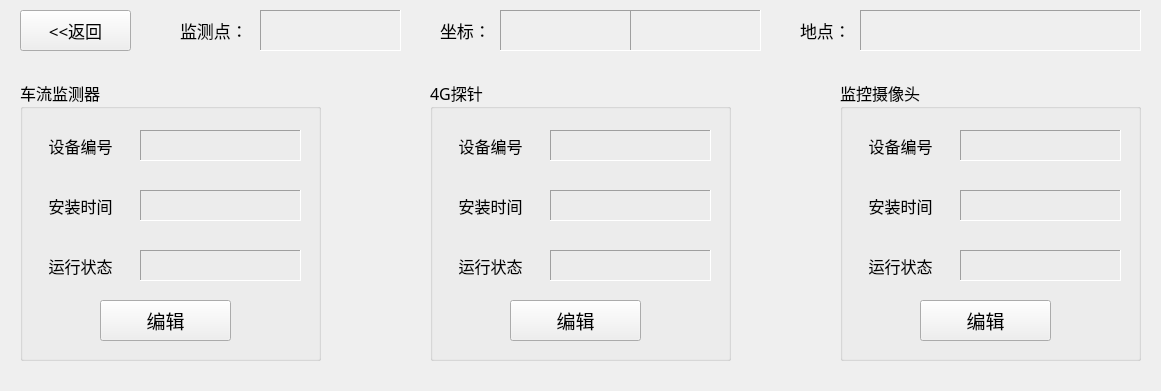
<?xml version="1.0" encoding="UTF-8"?>
<ui version="4.0">
 <class>Equip</class>
 <widget class="QWidget" name="Equip">
  <property name="geometry">
   <rect>
    <x>0</x>
    <y>0</y>
    <width>1161</width>
    <height>391</height>
   </rect>
  </property>
  <property name="windowTitle">
   <string>Form</string>
  </property>
  <widget class="QGroupBox" name="groupBox">
   <property name="geometry">
    <rect>
     <x>20</x>
     <y>80</y>
     <width>301</width>
     <height>281</height>
    </rect>
   </property>
   <property name="font">
    <font>
     <family>幼圆</family>
     <pointsize>12</pointsize>
    </font>
   </property>
   <property name="title">
    <string>车流监测器</string>
   </property>
   <widget class="QLabel" name="label_8">
    <property name="geometry">
     <rect>
      <x>10</x>
      <y>50</y>
      <width>101</width>
      <height>31</height>
     </rect>
    </property>
    <property name="midLineWidth">
     <number>0</number>
    </property>
    <property name="text">
     <string>设备编号</string>
    </property>
    <property name="alignment">
     <set>Qt::AlignCenter</set>
    </property>
   </widget>
   <widget class="QLabel" name="label_9">
    <property name="geometry">
     <rect>
      <x>10</x>
      <y>110</y>
      <width>101</width>
      <height>31</height>
     </rect>
    </property>
    <property name="midLineWidth">
     <number>0</number>
    </property>
    <property name="text">
     <string>安装时间</string>
    </property>
    <property name="alignment">
     <set>Qt::AlignCenter</set>
    </property>
   </widget>
   <widget class="QLabel" name="label_10">
    <property name="geometry">
     <rect>
      <x>10</x>
      <y>170</y>
      <width>101</width>
      <height>31</height>
     </rect>
    </property>
    <property name="midLineWidth">
     <number>0</number>
    </property>
    <property name="text">
     <string>运行状态</string>
    </property>
    <property name="alignment">
     <set>Qt::AlignCenter</set>
    </property>
   </widget>
   <widget class="QLabel" name="label_11">
    <property name="geometry">
     <rect>
      <x>120</x>
      <y>50</y>
      <width>161</width>
      <height>31</height>
     </rect>
    </property>
    <property name="font">
     <font>
      <family>幼圆</family>
      <pointsize>10</pointsize>
     </font>
    </property>
    <property name="frameShape">
     <enum>QFrame::Panel</enum>
    </property>
    <property name="frameShadow">
     <enum>QFrame::Sunken</enum>
    </property>
    <property name="midLineWidth">
     <number>0</number>
    </property>
    <property name="text">
     <string/>
    </property>
    <property name="alignment">
     <set>Qt::AlignCenter</set>
    </property>
   </widget>
   <widget class="QLabel" name="label_12">
    <property name="geometry">
     <rect>
      <x>120</x>
      <y>110</y>
      <width>161</width>
      <height>31</height>
     </rect>
    </property>
    <property name="font">
     <font>
      <family>幼圆</family>
      <pointsize>10</pointsize>
     </font>
    </property>
    <property name="frameShape">
     <enum>QFrame::Panel</enum>
    </property>
    <property name="frameShadow">
     <enum>QFrame::Sunken</enum>
    </property>
    <property name="midLineWidth">
     <number>0</number>
    </property>
    <property name="text">
     <string/>
    </property>
    <property name="alignment">
     <set>Qt::AlignCenter</set>
    </property>
   </widget>
   <widget class="QLabel" name="label_13">
    <property name="geometry">
     <rect>
      <x>120</x>
      <y>170</y>
      <width>161</width>
      <height>31</height>
     </rect>
    </property>
    <property name="font">
     <font>
      <family>幼圆</family>
      <pointsize>10</pointsize>
     </font>
    </property>
    <property name="frameShape">
     <enum>QFrame::Panel</enum>
    </property>
    <property name="frameShadow">
     <enum>QFrame::Sunken</enum>
    </property>
    <property name="midLineWidth">
     <number>0</number>
    </property>
    <property name="text">
     <string/>
    </property>
    <property name="alignment">
     <set>Qt::AlignCenter</set>
    </property>
   </widget>
   <widget class="QPushButton" name="pushButton">
    <property name="geometry">
     <rect>
      <x>80</x>
      <y>220</y>
      <width>131</width>
      <height>41</height>
     </rect>
    </property>
    <property name="font">
     <font>
      <family>幼圆</family>
      <pointsize>14</pointsize>
     </font>
    </property>
    <property name="text">
     <string>编辑</string>
    </property>
    <property name="icon">
     <iconset resource="icons.qrc">
      <normaloff>:/new/con1/BianJi.png</normaloff>:/new/con1/BianJi.png</iconset>
    </property>
    <property name="iconSize">
     <size>
      <width>25</width>
      <height>25</height>
     </size>
    </property>
   </widget>
  </widget>
  <widget class="QGroupBox" name="groupBox_2">
   <property name="geometry">
    <rect>
     <x>430</x>
     <y>80</y>
     <width>301</width>
     <height>281</height>
    </rect>
   </property>
   <property name="font">
    <font>
     <family>幼圆</family>
     <pointsize>12</pointsize>
    </font>
   </property>
   <property name="title">
    <string>4G探针</string>
   </property>
   <widget class="QLabel" name="label_14">
    <property name="geometry">
     <rect>
      <x>10</x>
      <y>50</y>
      <width>101</width>
      <height>31</height>
     </rect>
    </property>
    <property name="midLineWidth">
     <number>0</number>
    </property>
    <property name="text">
     <string>设备编号</string>
    </property>
    <property name="alignment">
     <set>Qt::AlignCenter</set>
    </property>
   </widget>
   <widget class="QLabel" name="label_15">
    <property name="geometry">
     <rect>
      <x>10</x>
      <y>110</y>
      <width>101</width>
      <height>31</height>
     </rect>
    </property>
    <property name="midLineWidth">
     <number>0</number>
    </property>
    <property name="text">
     <string>安装时间</string>
    </property>
    <property name="alignment">
     <set>Qt::AlignCenter</set>
    </property>
   </widget>
   <widget class="QLabel" name="label_16">
    <property name="geometry">
     <rect>
      <x>10</x>
      <y>170</y>
      <width>101</width>
      <height>31</height>
     </rect>
    </property>
    <property name="midLineWidth">
     <number>0</number>
    </property>
    <property name="text">
     <string>运行状态</string>
    </property>
    <property name="alignment">
     <set>Qt::AlignCenter</set>
    </property>
   </widget>
   <widget class="QLabel" name="label_17">
    <property name="geometry">
     <rect>
      <x>120</x>
      <y>50</y>
      <width>161</width>
      <height>31</height>
     </rect>
    </property>
    <property name="font">
     <font>
      <family>幼圆</family>
      <pointsize>10</pointsize>
     </font>
    </property>
    <property name="frameShape">
     <enum>QFrame::Panel</enum>
    </property>
    <property name="frameShadow">
     <enum>QFrame::Sunken</enum>
    </property>
    <property name="midLineWidth">
     <number>0</number>
    </property>
    <property name="text">
     <string/>
    </property>
    <property name="alignment">
     <set>Qt::AlignCenter</set>
    </property>
   </widget>
   <widget class="QLabel" name="label_18">
    <property name="geometry">
     <rect>
      <x>120</x>
      <y>110</y>
      <width>161</width>
      <height>31</height>
     </rect>
    </property>
    <property name="font">
     <font>
      <family>幼圆</family>
      <pointsize>10</pointsize>
     </font>
    </property>
    <property name="frameShape">
     <enum>QFrame::Panel</enum>
    </property>
    <property name="frameShadow">
     <enum>QFrame::Sunken</enum>
    </property>
    <property name="midLineWidth">
     <number>0</number>
    </property>
    <property name="text">
     <string/>
    </property>
    <property name="alignment">
     <set>Qt::AlignCenter</set>
    </property>
   </widget>
   <widget class="QLabel" name="label_19">
    <property name="geometry">
     <rect>
      <x>120</x>
      <y>170</y>
      <width>161</width>
      <height>31</height>
     </rect>
    </property>
    <property name="font">
     <font>
      <family>幼圆</family>
      <pointsize>10</pointsize>
     </font>
    </property>
    <property name="frameShape">
     <enum>QFrame::Panel</enum>
    </property>
    <property name="frameShadow">
     <enum>QFrame::Sunken</enum>
    </property>
    <property name="midLineWidth">
     <number>0</number>
    </property>
    <property name="text">
     <string/>
    </property>
    <property name="alignment">
     <set>Qt::AlignCenter</set>
    </property>
   </widget>
   <widget class="QPushButton" name="pushButton_2">
    <property name="geometry">
     <rect>
      <x>80</x>
      <y>220</y>
      <width>131</width>
      <height>41</height>
     </rect>
    </property>
    <property name="font">
     <font>
      <family>幼圆</family>
      <pointsize>14</pointsize>
     </font>
    </property>
    <property name="text">
     <string>编辑</string>
    </property>
    <property name="icon">
     <iconset resource="icons.qrc">
      <normaloff>:/new/con1/BianJi.png</normaloff>:/new/con1/BianJi.png</iconset>
    </property>
    <property name="iconSize">
     <size>
      <width>25</width>
      <height>25</height>
     </size>
    </property>
   </widget>
   <widget class="QLabel" name="label_30">
    <property name="geometry">
     <rect>
      <x>80</x>
      <y>-10</y>
      <width>41</width>
      <height>31</height>
     </rect>
    </property>
    <property name="text">
     <string/>
    </property>
   </widget>
  </widget>
  <widget class="QGroupBox" name="groupBox_3">
   <property name="geometry">
    <rect>
     <x>840</x>
     <y>80</y>
     <width>301</width>
     <height>281</height>
    </rect>
   </property>
   <property name="font">
    <font>
     <family>幼圆</family>
     <pointsize>12</pointsize>
    </font>
   </property>
   <property name="title">
    <string>监控摄像头</string>
   </property>
   <widget class="QLabel" name="label_20">
    <property name="geometry">
     <rect>
      <x>10</x>
      <y>50</y>
      <width>101</width>
      <height>31</height>
     </rect>
    </property>
    <property name="midLineWidth">
     <number>0</number>
    </property>
    <property name="text">
     <string>设备编号</string>
    </property>
    <property name="alignment">
     <set>Qt::AlignCenter</set>
    </property>
   </widget>
   <widget class="QLabel" name="label_21">
    <property name="geometry">
     <rect>
      <x>10</x>
      <y>110</y>
      <width>101</width>
      <height>31</height>
     </rect>
    </property>
    <property name="midLineWidth">
     <number>0</number>
    </property>
    <property name="text">
     <string>安装时间</string>
    </property>
    <property name="alignment">
     <set>Qt::AlignCenter</set>
    </property>
   </widget>
   <widget class="QLabel" name="label_22">
    <property name="geometry">
     <rect>
      <x>10</x>
      <y>170</y>
      <width>101</width>
      <height>31</height>
     </rect>
    </property>
    <property name="midLineWidth">
     <number>0</number>
    </property>
    <property name="text">
     <string>运行状态</string>
    </property>
    <property name="alignment">
     <set>Qt::AlignCenter</set>
    </property>
   </widget>
   <widget class="QLabel" name="label_23">
    <property name="geometry">
     <rect>
      <x>120</x>
      <y>50</y>
      <width>161</width>
      <height>31</height>
     </rect>
    </property>
    <property name="font">
     <font>
      <family>幼圆</family>
      <pointsize>10</pointsize>
     </font>
    </property>
    <property name="frameShape">
     <enum>QFrame::Panel</enum>
    </property>
    <property name="frameShadow">
     <enum>QFrame::Sunken</enum>
    </property>
    <property name="midLineWidth">
     <number>0</number>
    </property>
    <property name="text">
     <string/>
    </property>
    <property name="alignment">
     <set>Qt::AlignCenter</set>
    </property>
   </widget>
   <widget class="QLabel" name="label_24">
    <property name="geometry">
     <rect>
      <x>120</x>
      <y>110</y>
      <width>161</width>
      <height>31</height>
     </rect>
    </property>
    <property name="font">
     <font>
      <family>幼圆</family>
      <pointsize>10</pointsize>
     </font>
    </property>
    <property name="frameShape">
     <enum>QFrame::Panel</enum>
    </property>
    <property name="frameShadow">
     <enum>QFrame::Sunken</enum>
    </property>
    <property name="midLineWidth">
     <number>0</number>
    </property>
    <property name="text">
     <string/>
    </property>
    <property name="alignment">
     <set>Qt::AlignCenter</set>
    </property>
   </widget>
   <widget class="QLabel" name="label_25">
    <property name="geometry">
     <rect>
      <x>120</x>
      <y>170</y>
      <width>161</width>
      <height>31</height>
     </rect>
    </property>
    <property name="font">
     <font>
      <family>幼圆</family>
      <pointsize>10</pointsize>
     </font>
    </property>
    <property name="frameShape">
     <enum>QFrame::Panel</enum>
    </property>
    <property name="frameShadow">
     <enum>QFrame::Sunken</enum>
    </property>
    <property name="midLineWidth">
     <number>0</number>
    </property>
    <property name="text">
     <string/>
    </property>
    <property name="alignment">
     <set>Qt::AlignCenter</set>
    </property>
   </widget>
   <widget class="QPushButton" name="pushButton_3">
    <property name="geometry">
     <rect>
      <x>80</x>
      <y>220</y>
      <width>131</width>
      <height>41</height>
     </rect>
    </property>
    <property name="font">
     <font>
      <family>幼圆</family>
      <pointsize>14</pointsize>
     </font>
    </property>
    <property name="text">
     <string>编辑</string>
    </property>
    <property name="icon">
     <iconset resource="icons.qrc">
      <normaloff>:/new/con1/BianJi.png</normaloff>:/new/con1/BianJi.png</iconset>
    </property>
    <property name="iconSize">
     <size>
      <width>25</width>
      <height>25</height>
     </size>
    </property>
   </widget>
  </widget>
  <widget class="QLabel" name="label_26">
   <property name="geometry">
    <rect>
     <x>150</x>
     <y>10</y>
     <width>31</width>
     <height>41</height>
    </rect>
   </property>
   <property name="styleSheet">
    <string notr="true">image: url(:/new/con1/LuZhuang.png);</string>
   </property>
   <property name="text">
    <string/>
   </property>
  </widget>
  <widget class="QPushButton" name="pushButton_5">
   <property name="geometry">
    <rect>
     <x>20</x>
     <y>10</y>
     <width>111</width>
     <height>41</height>
    </rect>
   </property>
   <property name="font">
    <font>
     <family>幼圆</family>
     <pointsize>13</pointsize>
    </font>
   </property>
   <property name="text">
    <string>&lt;&lt;返回</string>
   </property>
  </widget>
  <widget class="QLabel" name="label_2">
   <property name="geometry">
    <rect>
     <x>260</x>
     <y>10</y>
     <width>141</width>
     <height>41</height>
    </rect>
   </property>
   <property name="font">
    <font>
     <pointsize>13</pointsize>
    </font>
   </property>
   <property name="frameShape">
    <enum>QFrame::Panel</enum>
   </property>
   <property name="frameShadow">
    <enum>QFrame::Sunken</enum>
   </property>
   <property name="text">
    <string/>
   </property>
   <property name="alignment">
    <set>Qt::AlignCenter</set>
   </property>
  </widget>
  <widget class="QLabel" name="label_27">
   <property name="geometry">
    <rect>
     <x>770</x>
     <y>10</y>
     <width>31</width>
     <height>41</height>
    </rect>
   </property>
   <property name="styleSheet">
    <string notr="true">image: url(:/new/con1/WeiZhi.png);</string>
   </property>
   <property name="text">
    <string/>
   </property>
  </widget>
  <widget class="QLabel" name="label">
   <property name="geometry">
    <rect>
     <x>180</x>
     <y>10</y>
     <width>81</width>
     <height>41</height>
    </rect>
   </property>
   <property name="font">
    <font>
     <family>幼圆</family>
     <pointsize>13</pointsize>
    </font>
   </property>
   <property name="text">
    <string>监测点：</string>
   </property>
  </widget>
  <widget class="QLabel" name="label_3">
   <property name="geometry">
    <rect>
     <x>500</x>
     <y>10</y>
     <width>131</width>
     <height>41</height>
    </rect>
   </property>
   <property name="font">
    <font>
     <pointsize>13</pointsize>
    </font>
   </property>
   <property name="frameShape">
    <enum>QFrame::Panel</enum>
   </property>
   <property name="frameShadow">
    <enum>QFrame::Sunken</enum>
   </property>
   <property name="text">
    <string/>
   </property>
   <property name="alignment">
    <set>Qt::AlignCenter</set>
   </property>
  </widget>
  <widget class="QLabel" name="label_5">
   <property name="geometry">
    <rect>
     <x>630</x>
     <y>10</y>
     <width>131</width>
     <height>41</height>
    </rect>
   </property>
   <property name="font">
    <font>
     <pointsize>13</pointsize>
    </font>
   </property>
   <property name="frameShape">
    <enum>QFrame::Panel</enum>
   </property>
   <property name="frameShadow">
    <enum>QFrame::Sunken</enum>
   </property>
   <property name="text">
    <string/>
   </property>
   <property name="alignment">
    <set>Qt::AlignCenter</set>
   </property>
  </widget>
  <widget class="QLabel" name="label_28">
   <property name="geometry">
    <rect>
     <x>410</x>
     <y>10</y>
     <width>31</width>
     <height>41</height>
    </rect>
   </property>
   <property name="styleSheet">
    <string notr="true">image: url(:/new/con1/ZuoBiao.png);</string>
   </property>
   <property name="text">
    <string/>
   </property>
  </widget>
  <widget class="QLabel" name="label_6">
   <property name="geometry">
    <rect>
     <x>800</x>
     <y>10</y>
     <width>61</width>
     <height>41</height>
    </rect>
   </property>
   <property name="font">
    <font>
     <family>幼圆</family>
     <pointsize>13</pointsize>
    </font>
   </property>
   <property name="text">
    <string>地点：</string>
   </property>
  </widget>
  <widget class="QLabel" name="label_7">
   <property name="geometry">
    <rect>
     <x>860</x>
     <y>10</y>
     <width>281</width>
     <height>41</height>
    </rect>
   </property>
   <property name="font">
    <font>
     <pointsize>13</pointsize>
    </font>
   </property>
   <property name="frameShape">
    <enum>QFrame::Panel</enum>
   </property>
   <property name="frameShadow">
    <enum>QFrame::Sunken</enum>
   </property>
   <property name="text">
    <string/>
   </property>
   <property name="alignment">
    <set>Qt::AlignCenter</set>
   </property>
  </widget>
  <widget class="QLabel" name="label_4">
   <property name="geometry">
    <rect>
     <x>440</x>
     <y>10</y>
     <width>61</width>
     <height>41</height>
    </rect>
   </property>
   <property name="font">
    <font>
     <family>幼圆</family>
     <pointsize>13</pointsize>
    </font>
   </property>
   <property name="text">
    <string>坐标：</string>
   </property>
  </widget>
  <widget class="QLabel" name="label_31">
   <property name="geometry">
    <rect>
     <x>950</x>
     <y>70</y>
     <width>41</width>
     <height>31</height>
    </rect>
   </property>
   <property name="text">
    <string/>
   </property>
  </widget>
 </widget>
 <resources>
  <include location="icons.qrc"/>
 </resources>
 <connections/>
</ui>
